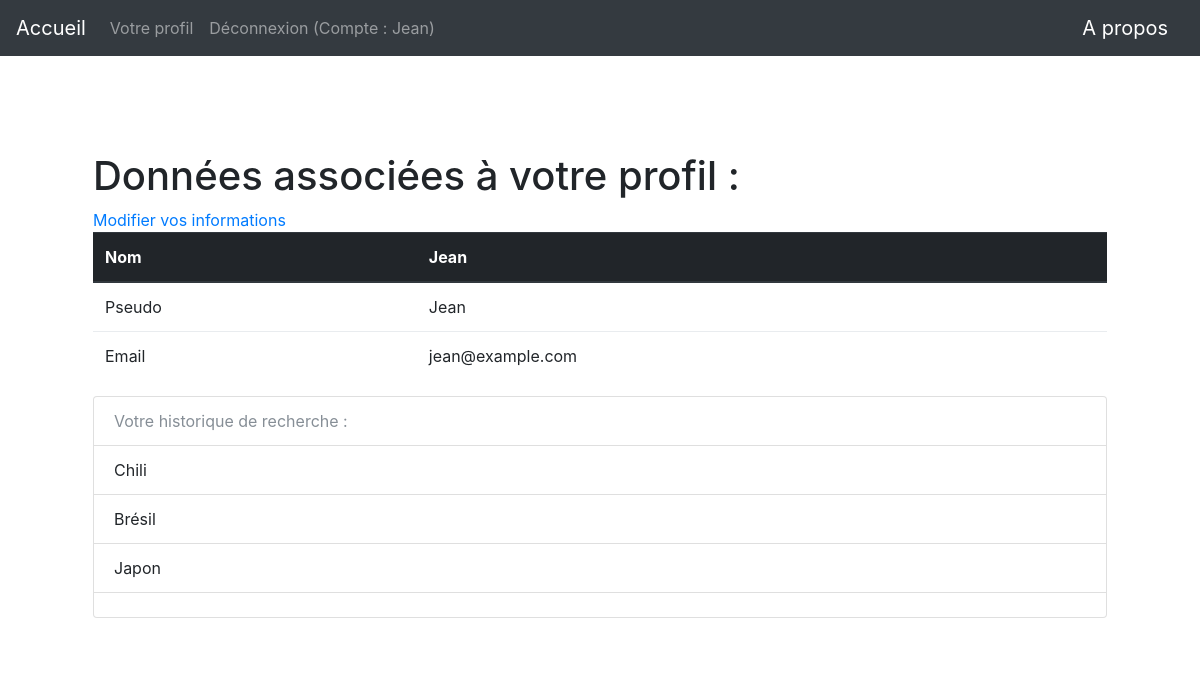
Page /profil (signed in) on the committed database.
### app/modeles/utilisateurs.py (models this page shows, shortened)
class User(UserMixin, users.Model):
    user_id = users.Column(users.Integer, unique=True, nullable=False, primary_key=True, autoincrement=True)
    user_nom = users.Column(users.Text, nullable=False)
    user_login = users.Column(users.String(45), nullable=False, unique=True)
    user_email = users.Column(users.Text, nullable=False)
    user_password = users.Column(users.String(100), nullable=False)
    user_historique = users.Column(users.String(1000))

### app/routes.py (the view)
@app.route("/profil")
@login_required
def profil():
    histo_user = current_user.user_historique
    if histo_user is None:
        histo = "Vous n'avez pas d'historique de recherche"
        pas_histo = True
    else:
        histo = current_user.user_historique.split(";")
        pas_histo = False
    return render_template("profil.html", current_user=current_user, histo=histo, pas_histo=pas_histo)

### app/modeles/utilisateurs.py (called while the page is built)
@login.user_loader
def trouver_utilisateur_via_id(identifiant):
    return User.query.get(int(identifiant))

### app/templates/profil.html (shortened to what this page needs)
{% extends "base.html" %}
{% block body %}
<h1>Données associées à votre profil :</h1>
<a href="{{url_for('modification')}}">Modifier vos informations</a>
<table class="table">
    <thead class="thead-dark">
      <tr>
        <th scope="col">Nom</th>
        <th scope="col">{{current_user.user_nom}}</th>
      </tr>
    </thead>
    <tbody>
        <tr>
            <td>Pseudo</td>
            <td>{{current_user.user_login}}</td>
        </tr>
        <tr>
            <td>Email</td>
            <td>{{current_user.user_email}}</td>
        </tr>
    </tbody>
  </table>
    {% if pas_histo == True %}
    <ul class="list-group">
    <li class="list-group-item disabled">Votre historique de recherche :</li>
      <li class="list-group-item">{{histo}}</li>
    </ul>
    {% else %}
  <ul class="list-group">
    <li class="list-group-item disabled">Votre historique de recherche :</li>
    {% for element in histo %}
      <li class="list-group-item">{{element}}</li>
    {% endfor %}
      {% endif %}
  </ul>
{% endblock %}

### app/templates/base.html (shortened to what this page needs)
<!DOCTYPE html>
<html lang="fr">
    <head>
        {% include "css.html" %}
    </head>
    <nav class="navbar navbar-expand-md navbar-dark bg-dark justify-content-between">
        <a class="navbar-brand" href="{{ url_for('accueil') }}">Accueil</a>
        <ul class="navbar-nav mr-auto">
            {% if not current_user.is_authenticated %}
              <li class="nav-item">
                <a class="nav-link" href="{{url_for("inscription")}}">Inscription</a>
              </li>
              <li class="nav-item">
                <a class="nav-link" href="{{url_for("connexion")}}">Connexion</a>
              </li>
            {% else %}
            <li class="nav-item">
              <a class="nav-link" href="{{url_for("profil")}}">Votre profil</a>
            </li>
              <li class="nav-item">
                <a class="nav-link" href="{{url_for("deconnexion")}}">Déconnexion (Compte : {{current_user.user_nom}})</a>
              </li>
            {% endif %}
        </ul>
        <a class="navbar-brand" href="{{ url_for('a_propos') }}">A propos</a>
    </nav>
     <body class="body">
        <div class="container">
            <div class="card border-0 shadow my-5">
              <div class="card-body p-5">
                {% block body %}
                {% endblock %}
              </div>
            </div>
          </div>
    </body>
</html>

### rows in the picture
User: user_nom "Jean", user_login "Jean", user_email "jean@example.com"

### other values in the picture
{{ element }} "Chili" "Brésil" "Japon"
